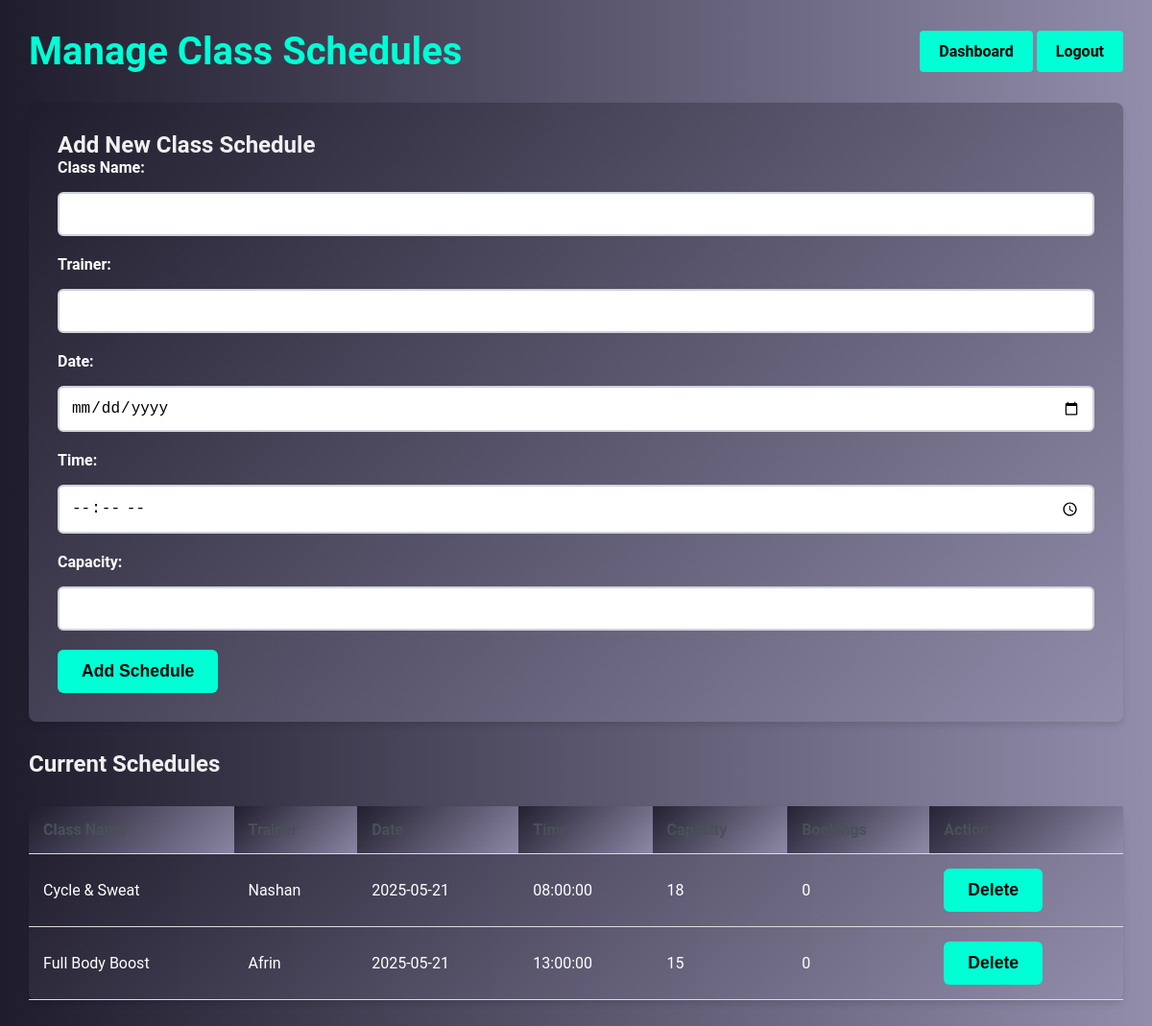
The app's page /manage_schedules.php (signed in) with its own data.
### tables this page shows
CREATE TABLE IF NOT EXISTS schedules (
    id INT PRIMARY KEY AUTO_INCREMENT,
    class_name VARCHAR(100) NOT NULL,
    trainer VARCHAR(100) NOT NULL,
    date DATE NOT NULL,
    time TIME NOT NULL,
    capacity INT NOT NULL,
    current_bookings INT DEFAULT 0,
    created_at TIMESTAMP DEFAULT CURRENT_TIMESTAMP
);

### manage_schedules.php (the view, shortened to what this page needs)
<?php
require_once 'database.php';
$stmt = $pdo->query("SELECT * FROM schedules WHERE date >= CURDATE() ORDER BY date, time");
$schedules = $stmt->fetchAll();
?>
<!DOCTYPE html>
<html lang="en">
<head>
</head>
<body>
    <div class="container">
        <div class="header">
            <h1>Manage Class Schedules</h1>
            <div>
                <a href="dashboard.php" class="nav-btn">Dashboard</a>
                <a href="logout.php" class="nav-btn">Logout</a>
            </div>
        </div>
        <div class="form-container">
            <h2>Add New Class Schedule</h2>
            <form method="POST" action="">
                <div class="form-group">
                    <label for="class_name">Class Name:</label>
                    <input type="text" id="class_name" name="class_name" required>
                </div>
                <div class="form-group">
                    <label for="trainer">Trainer:</label>
                    <input type="text" id="trainer" name="trainer" required>
                </div>
                <div class="form-group">
                    <label for="date">Date:</label>
                    <input type="date" id="date" name="date" min="<?php echo date('Y-m-d'); ?>" required>
                </div>
                <div class="form-group">
                    <label for="time">Time:</label>
                    <input type="time" id="time" name="time" required>
                </div>
                <div class="form-group">
                    <label for="capacity">Capacity:</label>
                    <input type="number" id="capacity" name="capacity" min="1" required>
                </div>
                <button type="submit" class="btn">Add Schedule</button>
            </form>
        </div>
        <h2>Current Schedules</h2>
        <table>
            <thead>
                <tr>
                    <th>Class Name</th>
                    <th>Trainer</th>
                    <th>Date</th>
                    <th>Time</th>
                    <th>Capacity</th>
                    <th>Bookings</th>
                    <th>Action</th>
                </tr>
            </thead>
            <tbody>
                <?php foreach ($schedules as $schedule): ?>
                <tr>
                    <td><?php echo htmlspecialchars($schedule['class_name']); ?></td>
                    <td><?php echo htmlspecialchars($schedule['trainer']); ?></td>
                    <td><?php echo htmlspecialchars($schedule['date']); ?></td>
                    <td><?php echo htmlspecialchars($schedule['time']); ?></td>
                    <td><?php echo htmlspecialchars($schedule['capacity']); ?></td>
                    <td><?php echo htmlspecialchars($schedule['current_bookings']); ?></td>
                    <td>
                        <form method="POST" action="" style="display: inline;">
                            <button type="submit" class="delete-btn" onclick="return confirm('Are you sure you want to delete this schedule?')">Delete</button>
                        </form>
                    </td>
                </tr>
                <?php endforeach; ?>
            </tbody>
        </table>
    </div>
</body>
</html>

### manage_schedules.php (style rules this page uses)
* { margin: 0; padding: 0; box-sizing: border-box; }
body { font-family: 'Roboto', sans-serif; background: linear-gradient(90deg, #1f1c2c, #928dab); padding: 30px; color:rgb(255, 255, 255); }
.container { max-width: 1200px; margin: 0 auto; }
.header { display: flex; justify-content: space-between; align-items: center; margin-bottom: 30px; }
h1 { font-size: 2.5rem; color: #00ffd5; font-weight: bold; }
h2 { color:rgb(241, 240, 240); font-weight: bold; }
.nav-btn { display: inline-block; padding: 12px 20px; background-color: #00ffd5; color: black; text-decoration: none; border-radius: 4px; font-size: 1rem; transition: background-color 0.3s ease; font-weight: bold; }
.form-container { background: linear-gradient(135deg, rgba(31, 28, 44, 0.9), rgba(146, 141, 171, 0.9)); padding: 30px; border-radius: 8px; box-shadow: 0 4px 6px rgba(0, 0, 0, 0.1); margin-bottom: 30px; }
.form-group { margin-bottom: 20px; }
label { display: block; font-weight: bold; margin-bottom: 8px; font-size: 1rem; color:rgb(255, 255, 255); }
input, select { width: 100%; padding: 12px; border: 2px solid #ced4da; border-radius: 6px; font-size: 1rem; margin-top: 8px; transition: border-color 0.3s ease; }
button[type="submit"] { background-color: #00ffd5;; color:black; padding: 12px 25px; font-size: 1.1rem; border: none; border-radius: 6px; cursor: pointer; transition: background-color 0.3s ease; font-weight: bold; }
table { width: 100%; border-collapse: collapse; background: linear-gradient(135deg, rgba(31, 28, 44, 0.9), rgba(146, 141, 171, 0.9)); box-shadow: 0 4px 6px rgba(0, 0, 0, 0.1); border-radius: 8px; margin-top: 30px; }
th, td { padding: 15px; text-align: left; border-bottom: 1px solid #ddd; font-size: 1rem; }
th { background: linear-gradient(135deg, rgba(31, 28, 44, 0.9), rgba(146, 141, 171, 0.9)); font-weight: bold; color: #495057; }

### records on screen
schedules: class_name "Cycle & Sweat", trainer "Nashan", date "2025-05-21", time "08:00:00", capacity "18", current_bookings "0"
schedules: class_name "Full Body Boost", trainer "Afrin", date "2025-05-21", time "13:00:00", capacity "15", current_bookings "0"
